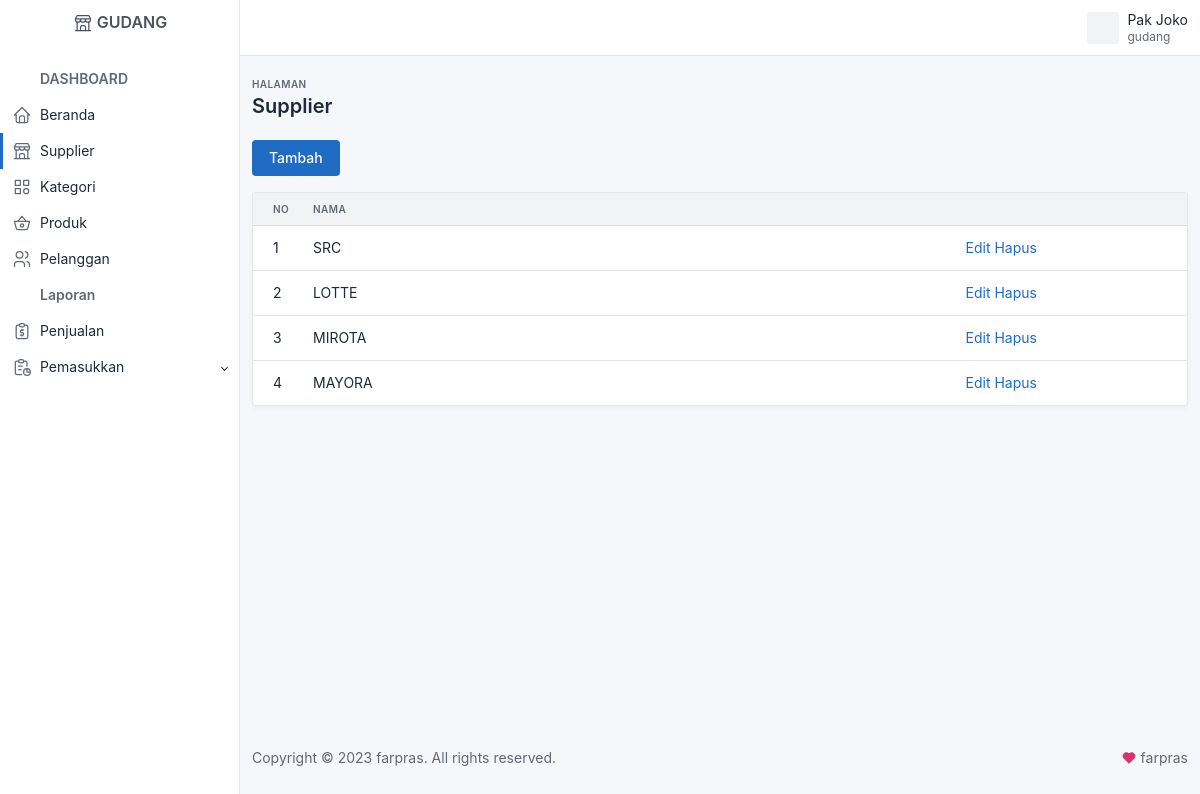
Page /gudang/index.php?page=supplier (signed in) on the committed database.
### tables this page shows
CREATE TABLE IF NOT EXISTS `supplier` (
  `id_supplier` int(11) NOT NULL AUTO_INCREMENT,
  `id_toko` int(11) NOT NULL,
  `nama_supplier` varchar(100) NOT NULL,
  PRIMARY KEY (`id_supplier`)
);

### gudang/supplier.php (the view)
<?php
$id_toko = $_SESSION['user']['id_toko'];
$supplier = array();
$ambil = $koneksi->query("SELECT * FROM supplier WHERE id_toko='$id_toko'");
while ($tiap = $ambil->fetch_assoc()) {
    $supplier[] = $tiap;
}
?>
<div class="mb-3">
    <a href="index.php?page=supplier_tambah" class="btn btn-primary">Tambah</a>
</div>
<div class="card">
    <div class="table-responsive">
        <table class="table table-vcenter card-table">
            <thead>
                <tr>
                    <th class="w-1">No</th>
                    <th>Nama</th>
                    <th class="w-25"></th>
                </tr>
            </thead>
            <tbody>
                <?php foreach ($supplier as $key => $value) : ?>
                    <tr>
                        <td><?= $key + 1; ?></td>
                        <td><?= $value['nama_supplier']; ?></td>
                        <td>
                            <a href="index.php?page=supplier_edit&id=<?= $value['id_supplier']; ?>">Edit</a>
                            <a href="index.php?page=supplier_hapus&id=<?= $value['id_supplier']; ?>">Hapus</a>
                        </td>
                    </tr>
                <?php endforeach; ?>
            </tbody>
        </table>
    </div>
</div>

### rows in the picture
supplier: nama_supplier "SRC"
supplier: nama_supplier "LOTTE"
supplier: nama_supplier "MIROTA"
supplier: nama_supplier "MAYORA"

### other values in the picture
$_SESSION['user']['nama_user'] "Pak Joko"
$_SESSION['user']['level_user'] "gudang"
$subjudul "Supplier"
